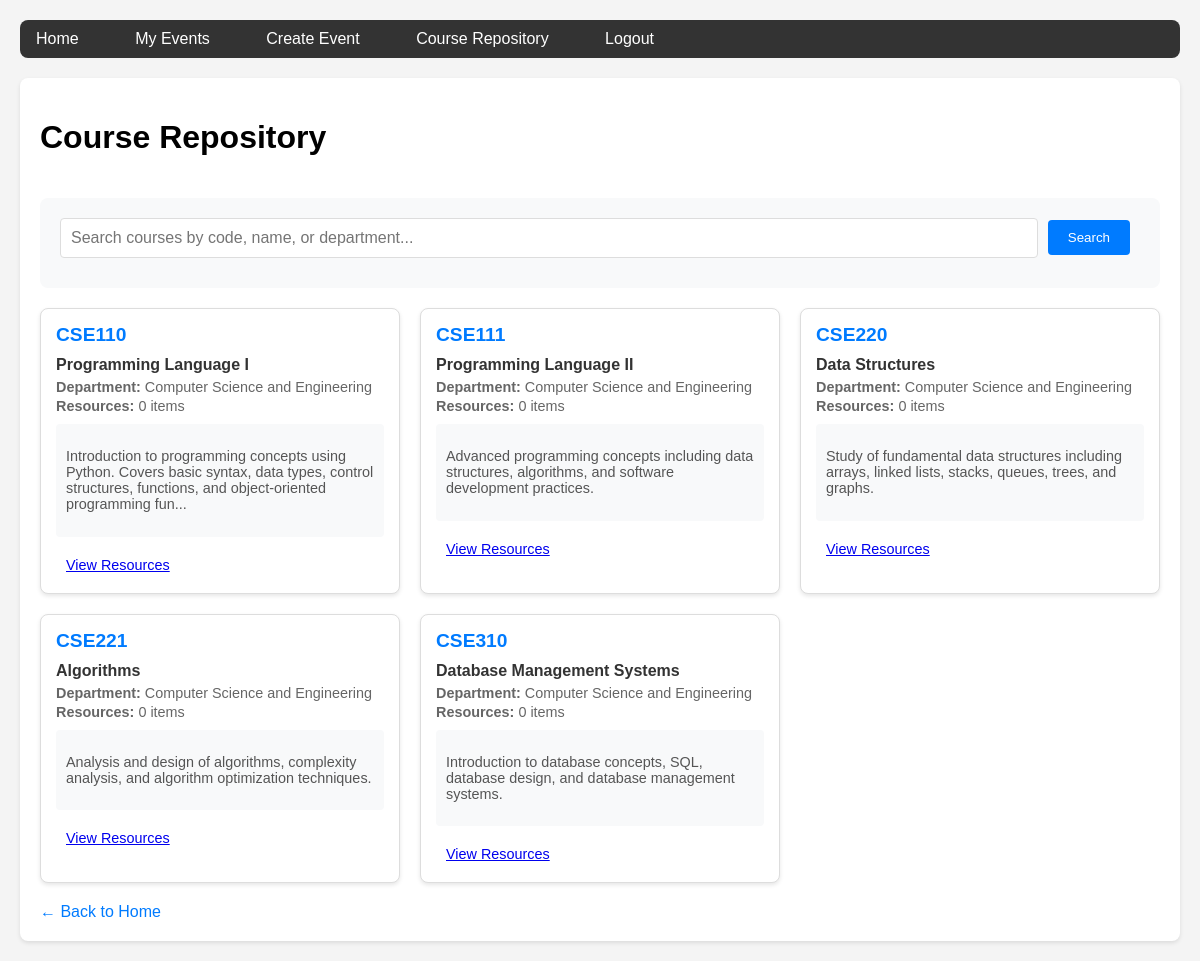
Page /courses/21201327 (signed in) on the committed database.
### app.py (models this page shows, shortened)
class Course(db.Model):
    id = db.Column(db.Integer, primary_key=True)
    course_code = db.Column(db.String(20), unique=True, nullable=False)  # e.g., 'CSE110'
    course_name = db.Column(db.String(200), nullable=False)
    description = db.Column(db.Text, nullable=False)
    department = db.Column(db.String(100), nullable=False)
    created_at = db.Column(db.DateTime, default=datetime.utcnow)

### app.py (the view)
    def decorated_function(*args, **kwargs):
        if 'user_id' not in session:
            if request.headers.get('Content-Type') == 'application/json':
                return jsonify({'error': 'Authentication required'}), 401
            return redirect(url_for('login'))
        return f(*args, **kwargs)

### app.py (called while the page is built)
def login_required(f):
    def decorated_function(*args, **kwargs):
        if 'user_id' not in session:
            if request.headers.get('Content-Type') == 'application/json':
                return jsonify({'error': 'Authentication required'}), 401
            return redirect(url_for('login'))
        return f(*args, **kwargs)
    decorated_function.__name__ = f.__name__
    return decorated_function

@app.route('/courses/21201327')
@login_required
def courses():
    user = User.query.get(session['user_id'])
    search_query = request.args.get('search', '')
    if search_query:
        courses = Course.query.filter(
            db.or_(
                Course.course_code.ilike(f'%{search_query}%'),
                Course.course_name.ilike(f'%{search_query}%'),
                Course.department.ilike(f'%{search_query}%')
            )
        ).order_by(Course.course_code).all()
    else:
        courses = Course.query.order_by(Course.course_code).all()
    return render_template('courses.html', user=user, courses=courses, search_query=search_query)

### templates/courses.html (shortened to what this page needs)
{% extends "base.html" %}
{% block content %}
<div class="courses-header">
    <h1>Course Repository</h1>
</div>
<div class="search-section">
    <form method="GET" action="{{ url_for('courses') }}" class="search-form">
        <div class="search-input-group">
            <input type="text" name="search" placeholder="Search courses by code, name, or department..." value="{{ search_query }}" class="search-input">
            <button type="submit" class="btn">Search</button>
        </div>
    </form>
</div>
{% if courses %}
<div class="courses-grid">
    {% for course in courses %}
    <div class="course-card">
        <div class="course-header">
            <h3>{{ course.course_code }}</h3>
        </div>
        <div class="course-details">
            <h4>{{ course.course_name }}</h4>
            <p><strong>Department:</strong> {{ course.department }}</p>
            <p><strong>Resources:</strong> {{ course.resources|length }} items</p>
        </div>
        <div class="course-description">
            <p>{{ course.description[:150] }}{% if course.description|length > 150 %}...{% endif %}</p>
        </div>
        <div class="course-actions">
            <a href="{{ url_for('view_course', course_id=course.id) }}" class="btn-small">View Resources</a>
        </div>
    </div>
    {% endfor %}
</div>
{% endif %}
<div class="back-link">
    <a href="{{ url_for('home') }}">← Back to Home</a>
</div>
{% endblock %}

### templates/base.html (shortened to what this page needs)
<!DOCTYPE html>
<html lang="en">
<head>
</head>
<body>
    <div class="nav">
        <a href="{{ url_for('home') }}">Home</a>
        {% if 'user_id' in session %}
            <a href="{{ url_for('events') }}">My Events</a>
            <a href="{{ url_for('create_event') }}">Create Event</a>
            <a href="{{ url_for('courses') }}">Course Repository</a>
            <a href="{{ url_for('logout') }}">Logout</a>
        {% else %}
            <a href="{{ url_for('login') }}">Login</a>
            <a href="{{ url_for('register') }}">Register</a>
        {% endif %}
    </div>
    <div class="container">
        {% block content %}{% endblock %}
    </div>
</body>
</html>

### templates/base.html (style rules this page uses)
body { font-family: Arial, sans-serif; margin: 0; padding: 20px; background-color: #f4f4f4; }
.container { max-width: 1200px; margin: 0 auto; background: white; padding: 20px; border-radius: 8px; box-shadow: 0 2px 4px rgba(0,0,0,0.1); }
.nav { background: #333; padding: 10px 0; margin-bottom: 20px; border-radius: 8px; }
.nav a { color: white; text-decoration: none; margin-right: 20px; padding: 8px 16px; border-radius: 4px; transition: background-color 0.3s; }
.btn { background: #007bff; color: white; padding: 10px 20px; border: none; border-radius: 4px; cursor: pointer; text-decoration: none; display: inline-block; margin-right: 10px; transition: background-color 0.3s; }
.btn-small { padding: 5px 10px; font-size: 0.9em; }
.back-link { margin-top: 20px; }
.back-link a { color: #007bff; text-decoration: none; }
.courses-grid { display: grid; grid-template-columns: repeat(auto-fill, minmax(350px, 1fr)); gap: 20px; margin-top: 20px; }
.course-card { border: 1px solid #ddd; border-radius: 8px; padding: 15px; background: white; box-shadow: 0 2px 4px rgba(0,0,0,0.1); transition: transform 0.2s; }
.course-header { display: flex; justify-content: space-between; align-items: center; margin-bottom: 10px; }
.course-header h3 { margin: 0; color: #007bff; font-size: 1.2em; font-weight: bold; }
.course-details h4 { margin: 10px 0 5px 0; color: #333; }
.course-details p { margin: 3px 0; color: #666; font-size: 0.9em; }
.course-description { margin: 10px 0; padding: 10px; background: #f8f9fa; border-radius: 4px; font-size: 0.9em; color: #555; }
.course-actions { margin-top: 15px; display: flex; gap: 10px; flex-wrap: wrap; }
.courses-header { display: flex; justify-content: space-between; align-items: center; margin-bottom: 20px; }
.search-section { margin-bottom: 20px; padding: 20px; background: #f8f9fa; border-radius: 8px; }
.search-form { margin-bottom: 10px; }
.search-input-group { display: flex; gap: 10px; align-items: center; }
.search-input { flex: 1; padding: 10px; border: 1px solid #ddd; border-radius: 4px; font-size: 1em; }

### rows in the picture
Course: course_code "CSE110", course_name "Programming Language I", department "Computer Science and Engineering", resources|length "0", description "Introduction to programming concepts using Python. Covers basic syntax, data types, control structures, functions, and object-oriented programming fun"
Course: course_code "CSE111", course_name "Programming Language II", department "Computer Science and Engineering", resources|length "0", description "Advanced programming concepts including data structures, algorithms, and software development practices."
Course: course_code "CSE220", course_name "Data Structures", department "Computer Science and Engineering", resources|length "0", description "Study of fundamental data structures including arrays, linked lists, stacks, queues, trees, and graphs."
Course: course_code "CSE221", course_name "Algorithms", department "Computer Science and Engineering", resources|length "0", description "Analysis and design of algorithms, complexity analysis, and algorithm optimization techniques."
Course: course_code "CSE310", course_name "Database Management Systems", department "Computer Science and Engineering", resources|length "0", description "Introduction to database concepts, SQL, database design, and database management systems."
